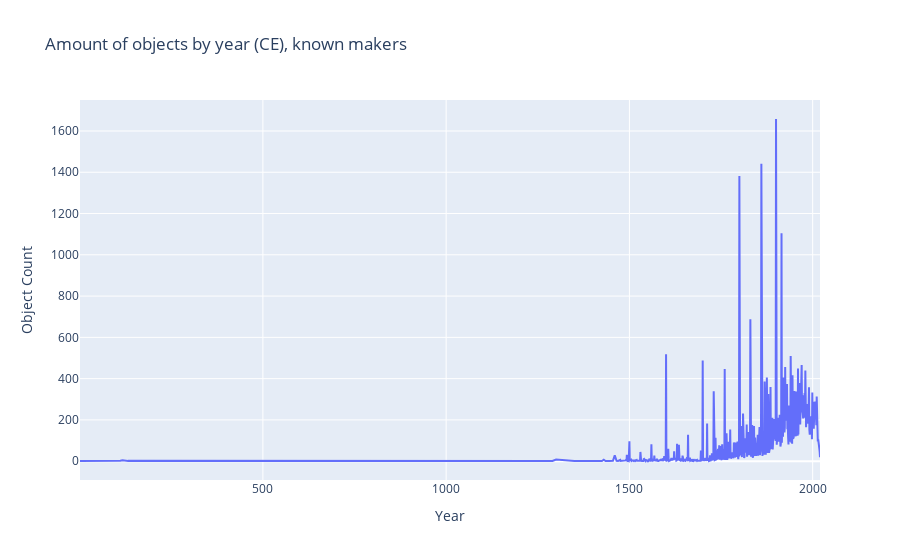

Here is the notebook cell this chart was saved with:
### Code cell
line_plot(known_ce_df, 'Amount of objects by year (CE), known makers')

### Figure 1 — Plotly figure (JSON) as saved in the notebook; plotly's stock layout.template omitted (floating-point values rounded to 4 significant figures; data arrays with more than 128 entries replaced by an {"elided": "..."} marker saying what was removed)
{"data": [{"hovertemplate": "Year=%{x}<br>Object Count=%{y}<extra></extra>", "legendgroup": "", "line": {"color": "#636efa", "dash": "solid"}, "mode": "lines", "name": "", "orientation": "v", "showlegend": false, "type": "scatter", "x": {"elided": "616 int values"}, "xaxis": "x", "y": {"elided": "616 int values"}, "yaxis": "y"}], "layout": {"legend": {"tracegroupgap": 0}, "title": {"text": "Amount of objects by year (CE), known makers"}, "xaxis": {"anchor": "y", "domain": [0, 1], "title": {"text": "Year"}}, "yaxis": {"anchor": "x", "domain": [0, 1], "title": {"text": "Object Count"}, "type": "linear"}}}
